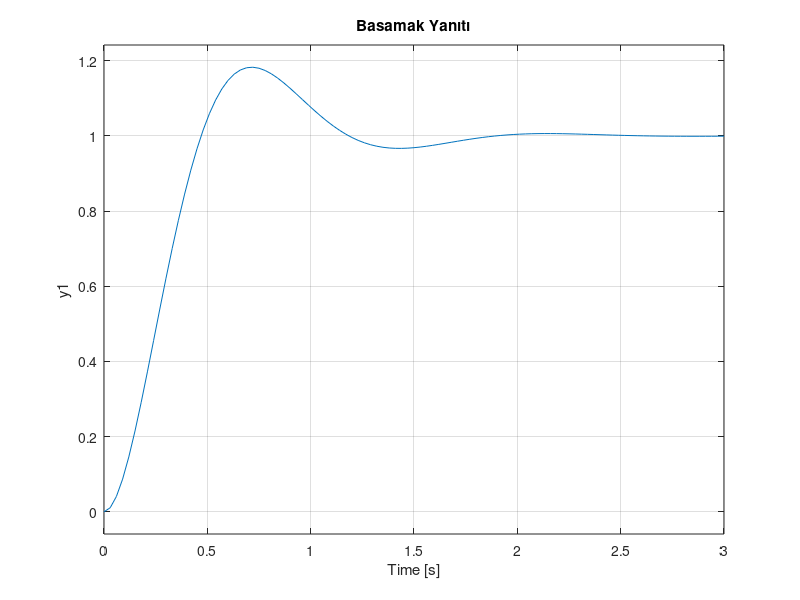

Write the MATLAB code that produced this figure.
wn = 5;  
zeta = 0.476;

s = tf('s');
G = wn^2/(s^2 + 2*zeta*wn*s + wn^2);

figure;
step(G);
title('Basamak Yanıtı');
